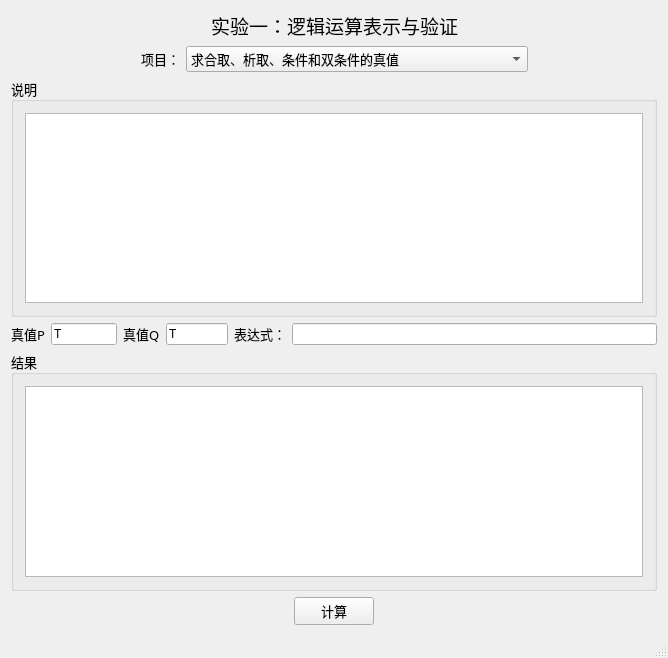
<?xml version="1.0" encoding="UTF-8"?>
<ui version="4.0">
 <class>MainWindow</class>
 <widget class="QMainWindow" name="MainWindow">
  <property name="geometry">
   <rect>
    <x>0</x>
    <y>0</y>
    <width>668</width>
    <height>658</height>
   </rect>
  </property>
  <property name="windowTitle">
   <string>MainWindow</string>
  </property>
  <widget class="QWidget" name="centralWidget">
   <layout class="QGridLayout" name="gridLayout_3">
    <item row="0" column="0">
     <layout class="QHBoxLayout" name="horizontalLayout_7">
      <item>
       <spacer name="horizontalSpacer_3">
        <property name="orientation">
         <enum>Qt::Horizontal</enum>
        </property>
        <property name="sizeHint" stdset="0">
         <size>
          <width>40</width>
          <height>20</height>
         </size>
        </property>
       </spacer>
      </item>
      <item>
       <widget class="QLabel" name="label_6">
        <property name="font">
         <font>
          <family>楷体</family>
          <pointsize>14</pointsize>
         </font>
        </property>
        <property name="text">
         <string>实验一：逻辑运算表示与验证</string>
        </property>
       </widget>
      </item>
      <item>
       <spacer name="horizontalSpacer_4">
        <property name="orientation">
         <enum>Qt::Horizontal</enum>
        </property>
        <property name="sizeHint" stdset="0">
         <size>
          <width>40</width>
          <height>20</height>
         </size>
        </property>
       </spacer>
      </item>
     </layout>
    </item>
    <item row="1" column="0">
     <layout class="QHBoxLayout" name="horizontalLayout_6">
      <item>
       <spacer name="horizontalSpacer">
        <property name="orientation">
         <enum>Qt::Horizontal</enum>
        </property>
        <property name="sizeHint" stdset="0">
         <size>
          <width>40</width>
          <height>20</height>
         </size>
        </property>
       </spacer>
      </item>
      <item>
       <layout class="QHBoxLayout" name="horizontalLayout_5">
        <item>
         <widget class="QLabel" name="label">
          <property name="sizeIncrement">
           <size>
            <width>0</width>
            <height>0</height>
           </size>
          </property>
          <property name="baseSize">
           <size>
            <width>0</width>
            <height>0</height>
           </size>
          </property>
          <property name="font">
           <font>
            <family>华文中宋</family>
            <pointsize>10</pointsize>
            <weight>50</weight>
            <bold>false</bold>
           </font>
          </property>
          <property name="text">
           <string>项目：</string>
          </property>
         </widget>
        </item>
        <item>
         <widget class="QComboBox" name="CBfuncType">
          <property name="font">
           <font>
            <family>楷体</family>
            <pointsize>10</pointsize>
           </font>
          </property>
          <item>
           <property name="text">
            <string>求合取、析取、条件和双条件的真值</string>
           </property>
          </item>
          <item>
           <property name="text">
            <string>求任意一个命题公式的真值表，并根据真值表求主范式</string>
           </property>
          </item>
         </widget>
        </item>
       </layout>
      </item>
      <item>
       <spacer name="horizontalSpacer_2">
        <property name="orientation">
         <enum>Qt::Horizontal</enum>
        </property>
        <property name="sizeHint" stdset="0">
         <size>
          <width>40</width>
          <height>20</height>
         </size>
        </property>
       </spacer>
      </item>
     </layout>
    </item>
    <item row="2" column="0">
     <widget class="QGroupBox" name="groupBox_2">
      <property name="font">
       <font>
        <family>华文中宋</family>
        <pointsize>10</pointsize>
       </font>
      </property>
      <property name="title">
       <string>说明</string>
      </property>
      <layout class="QGridLayout" name="gridLayout_2">
       <item row="0" column="0">
        <widget class="QTextBrowser" name="tBInstruct">
         <property name="font">
          <font>
           <family>楷体</family>
           <pointsize>12</pointsize>
          </font>
         </property>
        </widget>
       </item>
      </layout>
     </widget>
    </item>
    <item row="3" column="0">
     <layout class="QHBoxLayout" name="horizontalLayout_4" stretch="2,2,8">
      <item>
       <layout class="QHBoxLayout" name="horizontalLayout_3" stretch="2,8">
        <item>
         <widget class="QLabel" name="label_2">
          <property name="font">
           <font>
            <family>华文中宋</family>
            <pointsize>10</pointsize>
           </font>
          </property>
          <property name="text">
           <string>真值P</string>
          </property>
         </widget>
        </item>
        <item>
         <widget class="QLineEdit" name="lineEditP">
          <property name="text">
           <string>T</string>
          </property>
         </widget>
        </item>
       </layout>
      </item>
      <item>
       <layout class="QHBoxLayout" name="horizontalLayout_2" stretch="2,8">
        <item>
         <widget class="QLabel" name="label_3">
          <property name="font">
           <font>
            <family>华文中宋</family>
            <pointsize>10</pointsize>
           </font>
          </property>
          <property name="text">
           <string>真值Q</string>
          </property>
         </widget>
        </item>
        <item>
         <widget class="QLineEdit" name="lineEditQ">
          <property name="text">
           <string>T</string>
          </property>
         </widget>
        </item>
       </layout>
      </item>
      <item>
       <layout class="QHBoxLayout" name="horizontalLayout" stretch="1,9">
        <item>
         <widget class="QLabel" name="label_4">
          <property name="font">
           <font>
            <family>华文中宋</family>
            <pointsize>10</pointsize>
           </font>
          </property>
          <property name="text">
           <string>表达式：</string>
          </property>
         </widget>
        </item>
        <item>
         <widget class="QLineEdit" name="lineEditExpress"/>
        </item>
       </layout>
      </item>
     </layout>
    </item>
    <item row="4" column="0">
     <widget class="QGroupBox" name="groupBox">
      <property name="font">
       <font>
        <family>华文中宋</family>
        <pointsize>10</pointsize>
       </font>
      </property>
      <property name="title">
       <string>结果</string>
      </property>
      <layout class="QGridLayout" name="gridLayout">
       <item row="0" column="0">
        <widget class="QTextBrowser" name="tBResult">
         <property name="font">
          <font>
           <family>华文中宋</family>
           <pointsize>10</pointsize>
          </font>
         </property>
         <property name="html">
          <string>&lt;!DOCTYPE HTML PUBLIC &quot;-//W3C//DTD HTML 4.0//EN&quot; &quot;http://www.w3.org/TR/REC-html40/strict.dtd&quot;&gt;
&lt;html&gt;&lt;head&gt;&lt;meta name=&quot;qrichtext&quot; content=&quot;1&quot; /&gt;&lt;style type=&quot;text/css&quot;&gt;
p, li { white-space: pre-wrap; }
&lt;/style&gt;&lt;/head&gt;&lt;body style=&quot; font-family:'华文中宋','华文中宋'; font-size:10pt; font-weight:400; font-style:normal;&quot;&gt;
&lt;p style=&quot;-qt-paragraph-type:empty; margin-top:0px; margin-bottom:0px; margin-left:0px; margin-right:0px; -qt-block-indent:0; text-indent:0px; font-family:'SimSun'; font-size:9pt;&quot;&gt;&lt;br /&gt;&lt;/p&gt;&lt;/body&gt;&lt;/html&gt;</string>
         </property>
        </widget>
       </item>
      </layout>
     </widget>
    </item>
    <item row="5" column="0">
     <layout class="QHBoxLayout" name="horizontalLayout_8">
      <item>
       <spacer name="horizontalSpacer_5">
        <property name="orientation">
         <enum>Qt::Horizontal</enum>
        </property>
        <property name="sizeHint" stdset="0">
         <size>
          <width>40</width>
          <height>20</height>
         </size>
        </property>
       </spacer>
      </item>
      <item>
       <widget class="QPushButton" name="BTCalculate">
        <property name="font">
         <font>
          <family>华文中宋</family>
          <pointsize>10</pointsize>
         </font>
        </property>
        <property name="text">
         <string>计算</string>
        </property>
       </widget>
      </item>
      <item>
       <spacer name="horizontalSpacer_6">
        <property name="orientation">
         <enum>Qt::Horizontal</enum>
        </property>
        <property name="sizeHint" stdset="0">
         <size>
          <width>40</width>
          <height>20</height>
         </size>
        </property>
       </spacer>
      </item>
     </layout>
    </item>
   </layout>
  </widget>
  <widget class="QStatusBar" name="statusBar"/>
 </widget>
 <layoutdefault spacing="6" margin="11"/>
 <resources/>
 <connections/>
</ui>
